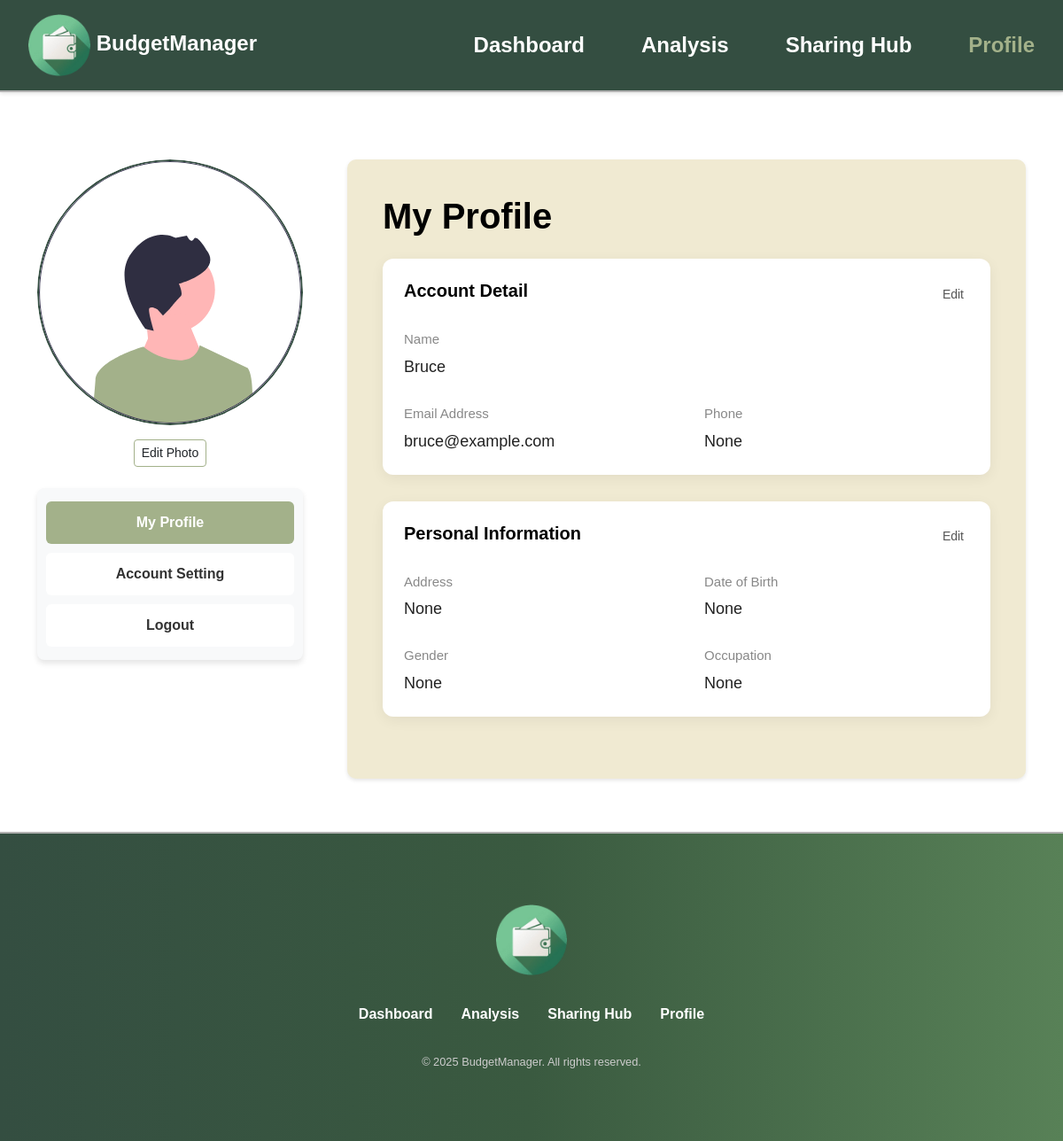
Screenshot of /profile (signed in) with the database file from the repository.
### models/userProfile.py (models this page shows, shortened)
class Profile(db.Model):
    __tablename__ = 'user_profile'
    user_id = db.Column(db.Integer, db.ForeignKey('users.id'), primary_key=True, nullable=False)
    email = db.Column(db.String(100), nullable=False)
    name = db.Column(db.String(50), nullable=False)
    phone = db.Column(db.String(20))
    address = db.Column(db.String(200))
    dob = db.Column(db.String(10))
    gender = db.Column(db.String(10))
    occupation = db.Column(db.String(50))
    photo = db.Column(db.String(200), default='media/images/user-review1.svg')

### models/user.py (models this page shows, shortened)
class User(db.Model):
    __tablename__ = 'users'
    id = db.Column(db.Integer, primary_key=True)
    name = db.Column(db.String(100), nullable=False)
    email = db.Column(db.String(100), unique=True, nullable=False)
    password_hash = db.Column(db.String(256), nullable=False)
    created_at = db.Column(db.DateTime, default=datetime.utcnow)

### app.py (the view)
@app.route('/profile')
@login_required_custom
def profile():
    user_id = session.get('user_id')
    if not user_id:
        return redirect(url_for('login'))
    user = User.query.get(user_id)
    profile = Profile.query.filter_by(user_id=user_id).first()
    return render_template('profile.html', user=user, profile=profile)

### app.py (called while the page is built)
def login_required_custom(f):
    @wraps(f)
    def decorated_function(*args, **kwargs):
        if 'user_id' not in session:
            flash('please login first', 'warning')
            return redirect(url_for('login'))
        return f(*args, **kwargs)
    return decorated_function

### templates/profile.html (shortened to what this page needs)
{% extends "layout_user.html" %}
{% block styles %}
<link href="https://cdn.jsdelivr.net/npm/bootstrap@5.3.5/dist/css/bootstrap.min.css" rel="stylesheet">
<link rel="stylesheet" href="{{ url_for('static', filename='css/profile.css') }}">
{% endblock %}
{% block content %}
<section class="container profile-section">
    <div class="profile-container">
        <div class="profile-sidebar">
            <div class="profile-image-container">
                <img id="profile-img" src="{{ url_for('static', filename=profile.photo) }}" class="img-fluid rounded-circle w-100 mb-2 profile-image" alt="Profile image" onerror='this.onerror=null;this.src="{{ url_for("static", filename="media/images/user-review1.svg") }}";'>
            </div>
            <button type="button" class="btn btn-outline-dark btn-sm mt-3 mb-2" data-bs-toggle="modal" data-bs-target="#photoModal">
                Edit Photo
            </button>
            <div class="nav nav-pills flex-column mt-3 tab-bar" id="sidebar-tabs" role="tablist">
                <a class="nav-link nav-link-item active" id="profile-tab" data-bs-toggle="tab" href="#profile" role="tab" aria-controls="profile" aria-selected="true">My Profile</a>
                <a class="nav-link nav-link-item" id="account-setting-tab" data-bs-toggle="tab" href="#account-setting" role="tab" aria-controls="account-setting" aria-selected="false">Account Setting</a>
                <a class="nav-link nav-link-item" data-bs-toggle="modal" href="#logoutModal" role="tab">Logout</a>
            </div>
        </div>
        <div class="profile-content">
            <div class="profile-details">
                <div class="tab-content">
                    <div class="tab-pane fade show active" id="profile" role="tabpanel" aria-labelledby="profile-tab">
                        <h1 class="mb-4 fw-bold">My Profile</h1>
                        <div class="profile-card">
                            <div class="profile-card-header">
                                <h5 class="fw-bold">Account Detail</h5>
                                <button class="edit-btn" onclick="toggleEdit('account-detail')">Edit</button>
                            </div>
                            <form method="POST" action="{{ url_for('update_prof') }}">
                                <div id="account-detail-display" class="profile-card-content">
                                    <div class="profile-row">
                                        <div class="profile-item">
                                            <label>Name</label>
                                            <p>{{ user.name }}</p>
                                        </div>
                                    </div>
                                    <div class="profile-row">
                                        <div class="profile-item">
                                            <label>Email Address</label>
                                            <p>{{ user.email }}</p>
                                        </div>
                                        <div class="profile-item">
                                            <label>Phone</label>
                                            <p>{{ profile.phone }}</p>
                                        </div>
                                    </div>
                                </div>
                            </form>
                        </div>
                        <div class="profile-card">
                            <div class="profile-card-header">
                                <h5 class="fw-bold">Personal Information</h5>
                                <button class="edit-btn" onclick="toggleEdit('personal-info')">Edit</button>
                            </div>
                            <form method="POST" action="{{ url_for('update_prof') }}">
                                <div id="personal-info-display" class="profile-card-content">
                                    <div class="profile-row">
                                        <div class="profile-item">
                                            <label>Address</label>
                                            <p>{{ profile.address }}</p>
                                        </div>
                                        <div class="profile-item">
                                            <label>Date of Birth</label>
                                            <p>{{ profile.dob }}</p>
                                        </div>
                                    </div>
                                    <div class="profile-row">
                                        <div class="profile-item">
                                            <label>Gender</label>
                                            <p>{{ profile.gender }}</p>
                                        </div>
                                        <div class="profile-item">
                                            <label>Occupation</label>
                                            <p>{{ profile.occupation }}</p>
                                        </div>
                                    </div>
                                </div>
                            </form>
                        </div>
                    </div>
                </div>
            </div>
    </section>
{% endblock %}

### static/css/profile.css (style rules this page uses)
body, h1, ul, li, a { margin: 0; padding: 0; list-style: none; text-decoration: none; color: inherit; }
body { font-family: 'Arial', sans-serif; background-color: #ffffff; color: #000; display: flex; flex-direction: column; }
body, html { scroll-behavior: smooth; height: 100%; }
.profile-section { padding-top: 180px; flex-grow: 1; display: flex; padding-bottom: 60px; }
.profile-container { flex: 1; display: flex; gap: 50px; align-items: flex-start; }
.profile-content { flex: 1; display: flex; flex-direction: column; justify-content: space-between; gap: 20px; border-radius: 10px; background-color: #f0ead2; box-shadow: 0 2px 4px rgba(0, 0, 0, 0.1); padding: 40px; }
.profile-sidebar { flex: 0 0 300px; text-align: center; }
.profile-details { flex: 1; font-size: 1.2rem; }
.profile-image-container { width: 300px; height: 300px; overflow: hidden; border-radius: 50%; margin: 0 auto; }
.profile-image { width: 100%; height: 100%; object-fit: cover; border-radius: 50%; display: block; border: 2px solid #344e41; }
.tab-bar { background-color: #f8f9fa; border-radius: 8px; box-shadow: 0 4px 6px rgba(0, 0, 0, 0.1); padding: 10px; }
.tab-bar .nav-link-item { margin: 5px 0; padding: 12px 20px; color: #333; background-color: #fff; border-radius: 6px; text-align: center; transition: all 0.3s ease; font-weight: bold; }
.tab-bar .nav-link-item.active { background-color: #a3b18a; color: #fff; }
.profile-card { background: white; border-radius: 12px; padding: 24px; margin-bottom: 30px; box-shadow: 0 4px 16px rgba(0, 0, 0, 0.06); flex-grow: 1; }
.profile-card-header { display: flex; justify-content: space-between; align-items: center; margin-bottom: 20px; }
.edit-btn { background: transparent; border: none; color: #555; font-size: 14px; cursor: pointer; }
.profile-card-content { display: flex; flex-direction: column; gap: 24px; }
.profile-row { display: flex; gap: 40px; flex-wrap: nowrap; justify-content: space-between; }
.profile-item { flex: 1; min-width: 200px; }
.profile-item label { font-size: 15px; color: #888; font-weight: 500; }
.profile-item p { font-size: 18px; margin: 4px 0 0 0; color: #222; }
.btn-outline-dark { border-color: #a3b18a; }

### rows the page displays
Profile: photo (picture), phone "None", address "None", dob "None", gender "None", occupation "None"
User: name "Bruce", email "bruce@example.com"
